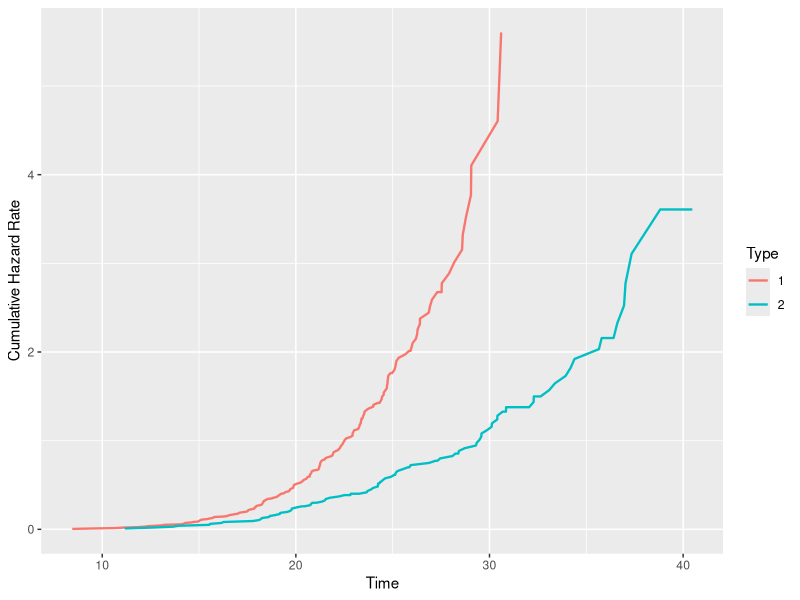
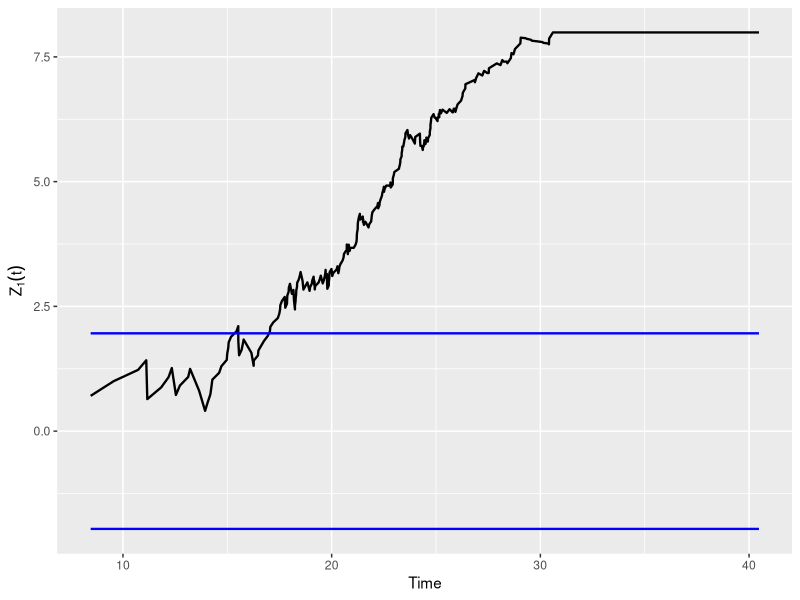
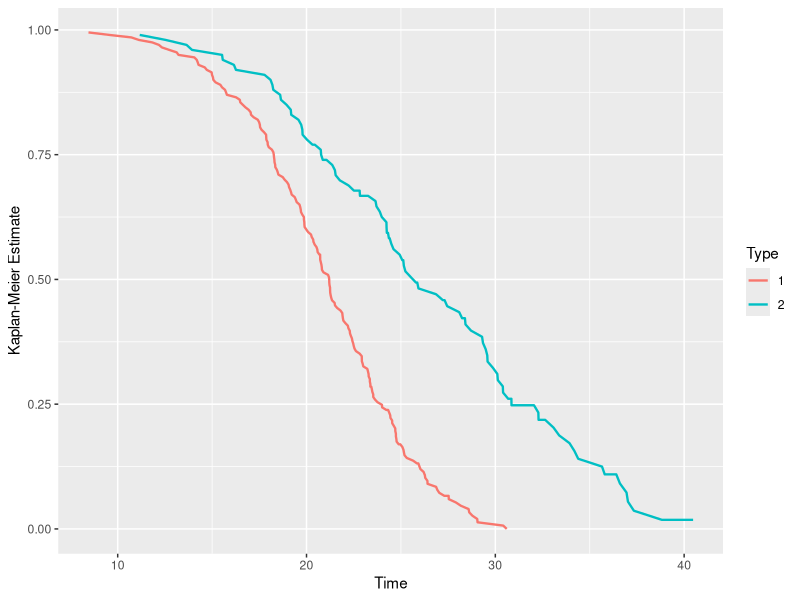
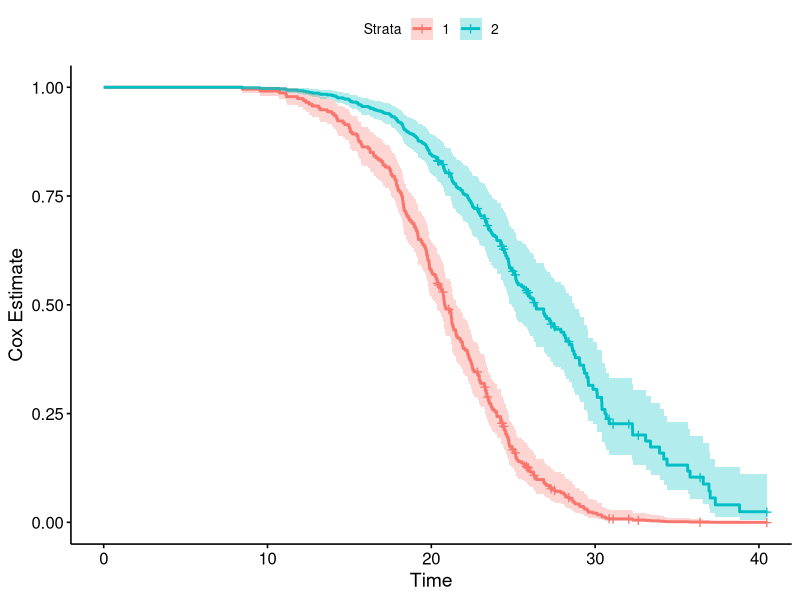
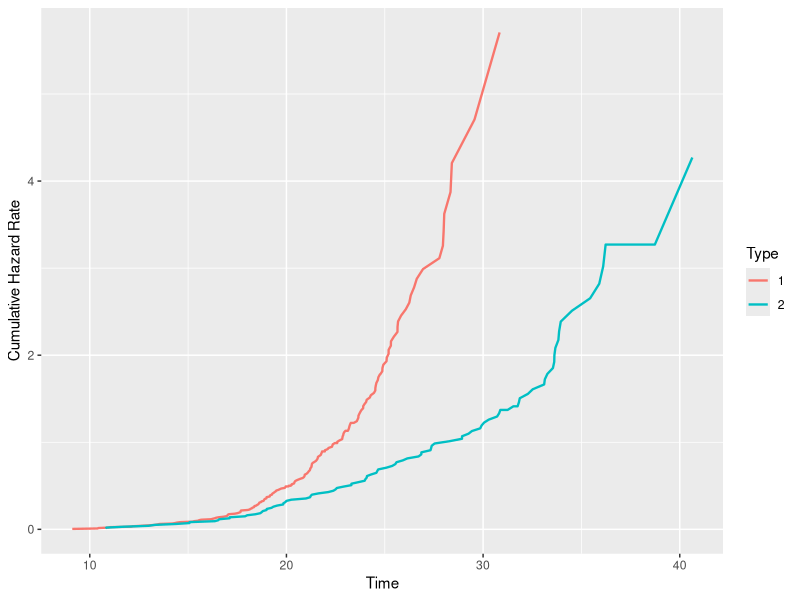
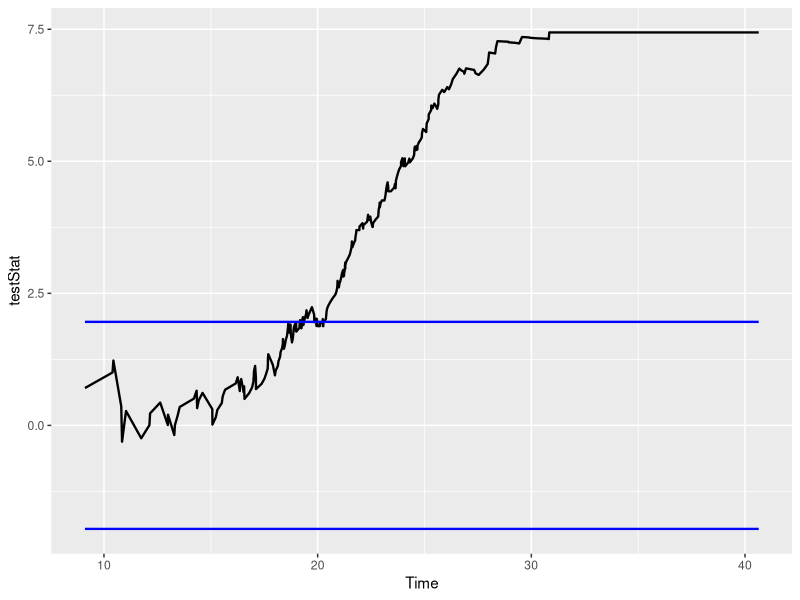
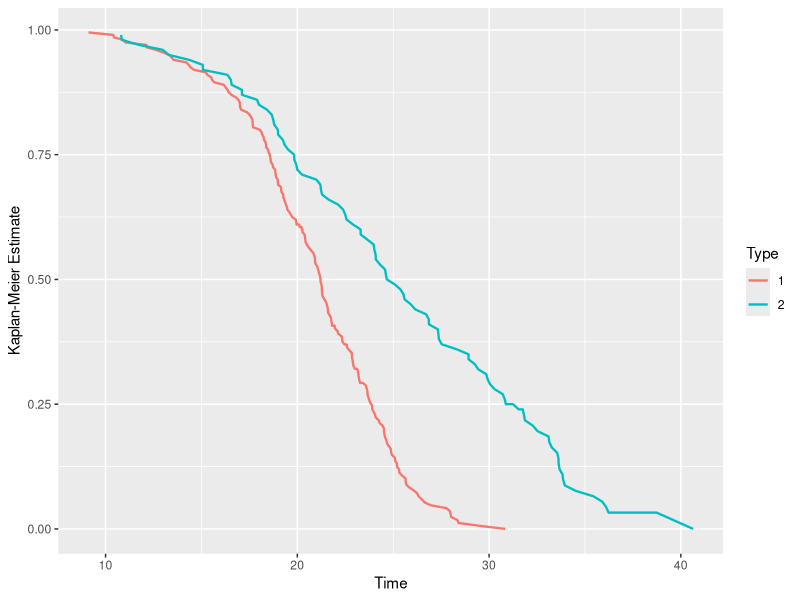
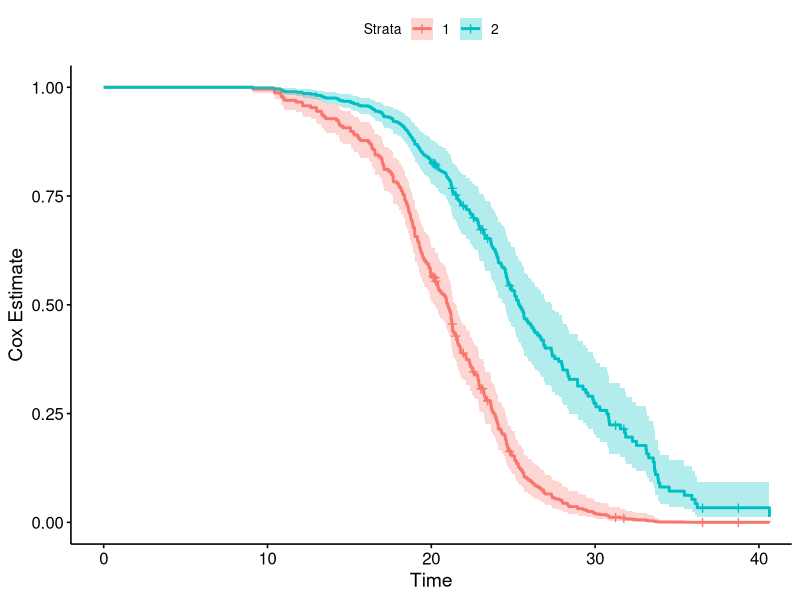

R code for these plots, in order:
## ---- chunk 1
suppressPackageStartupMessages(library(tidyverse))
suppressPackageStartupMessages(library(knitr))
suppressPackageStartupMessages(library(survival)) #https://stackoverflow.com/questions/35207624/package-pbkrtest-is-not-available-for-r-version-3-2-2
suppressPackageStartupMessages(library(survminer))
## ---- chunk 2

#Cens Unif(20, 60)

t1 <- cbind(rweibull(200, shape = 5.5, scale = 22.5), rep(1, 200))

t2 <- cbind(rweibull(100, shape = 4.5, scale = 28), rep(2,100))

c <- cbind(runif(300, 20, 60))

times <- rbind(t1, t2) %>%
  cbind(c) %>% 
  data.frame() %>% 
  setNames(c("Time", "Type", "C")) %>% 
  mutate(c = ifelse(Time > C, 1, 0),
         Time = ifelse(Time > C, C, Time),
         d = 1 - c,
         e = c + d) %>% 
  group_by(Type) %>% 
  arrange(Time) %>% 
  mutate(y = cumsum(e %>% rev()) %>% rev(),
         nelAal = cumsum(d/y),
         km = cumprod(1 - d/y)) 


times$Type = as.factor(times$Type)

#Different Nelson-Aalens

times %>%
  ggplot(aes(x = Time, y = nelAal, color = Type)) +
    geom_line(size = 0.8) +
    ylab("Cumulative Hazard Rate")

## ---- chunk 3

#Logrank. Vill vi ha chi2 eller wald-test?

logRankData <- times %>% 
  ungroup() %>% 
  mutate(d1 = ifelse(Type == 1, d, 0),
         d2 = ifelse(Type == 2, d, 0),
         c1 = ifelse(Type == 1, c, 0),
         c2 = ifelse(Type == 2, c, 0),
         e1 = d1 + c1,
         e2 = d2 + c2) %>% 
  mutate(yBoth = cumsum(e %>% rev()) %>% rev(),
         y1 = cumsum(e1 %>% rev()) %>% rev(),
         y2 = cumsum(e2 %>% rev()) %>% rev(),
         Z1 = cumsum(d1) - cumsum(y1*d/yBoth),
         varZ1 = cumsum(y1*y2*d/yBoth^2),
         testStat = Z1/sqrt(varZ1))

logRankData %>% 
  ggplot(aes(x = Time, y = testStat)) +
    geom_line(size = 0.8) +
    geom_line(aes(x = Time, y = -1.96), size = 0.8, color = "blue") +
    geom_line(aes(x = Time, y = 1.96), size = 0.8, color = "blue") +
    ylab(expression(Z[1](t)))

## ---- chunk 4
#Cox Regression

times$SurvObj <- with(times, Surv(Time, d == 1))

tm <- coxph(SurvObj ~ as.factor(Type), data = times)

summary(tm)

## ---- chunk 5

#Kaplan-Meier

times %>% 
  ggplot(aes(x = Time, y = km, color = Type)) +
    geom_line(size = 0.8) +
    ylab("Kaplan-Meier Estimate")

ggsurvplot(survfit(tm, newdata = data.frame("Type" = c(1, 2))), 
           data = times) +
           ylab("Cox Estimate")

## ---- chunk 6

t1 <- cbind(rweibull(200, shape = 5.5, scale = 22.5), rep(1, 200), runif(200, 20, 60))

t2 <- cbind(rweibull(100, shape = 4.5, scale = 28), rep(2,100), runif(100, 30, 60))

times <- rbind(t1, t2) %>%
  data.frame() %>% 
  setNames(c("Time", "Type", "C")) %>% 
  mutate(c = ifelse(Time > C, 1, 0),
         Time = ifelse(Time > C, C, Time),
         d = 1 - c,
         e = c + d) %>% 
  group_by(Type) %>% 
  arrange(Time) %>% 
  mutate(y = cumsum(e %>% rev()) %>% rev(),
         nelAal = cumsum(d/y),
         km = cumprod(1 - d/y)) 


times$Type = as.factor(times$Type)

#Different Nelson-Aalens

times %>%
  ggplot(aes(x = Time, y = nelAal, color = Type)) +
    geom_line(size = 0.8) +
    ylab("Cumulative Hazard Rate")

#Logrank. Vill vi ha chi2 eller wald-test?

logRankData <- times %>% 
  ungroup() %>% 
  mutate(d1 = ifelse(Type == 1, d, 0),
         d2 = ifelse(Type == 2, d, 0),
         c1 = ifelse(Type == 1, c, 0),
         c2 = ifelse(Type == 2, c, 0),
         e1 = d1 + c1,
         e2 = d2 + c2) %>% 
  mutate(yBoth = cumsum(e %>% rev()) %>% rev(),
         y1 = cumsum(e1 %>% rev()) %>% rev(),
         y2 = cumsum(e2 %>% rev()) %>% rev(),
         Z1 = cumsum(d1) - cumsum(y1*d/yBoth),
         varZ1 = cumsum(y1*y2*d/yBoth^2),
         testStat = Z1/sqrt(varZ1))

logRankData %>% 
  ggplot(aes(x = Time, y = testStat)) +
    geom_line(size = 0.8) +
    geom_line(aes(x = Time, y = -1.96), size = 0.8, color = "blue") +
    geom_line(aes(x = Time, y = 1.96), size = 0.8, color = "blue")

#Kaplan-Meier

times %>% 
  ggplot(aes(x = Time, y = km, color = Type)) +
    geom_line(size = 0.8) +
    ylab("Kaplan-Meier Estimate")
  
#Cox Regression

times$SurvObj <- with(times, Surv(Time, d == 1))

tm <- coxph(SurvObj ~ as.factor(Type), data = times)

ggsurvplot(survfit(tm, newdata = data.frame("Type" = c(1, 2))), 
           data = times) +
           ylab("Cox Estimate")

